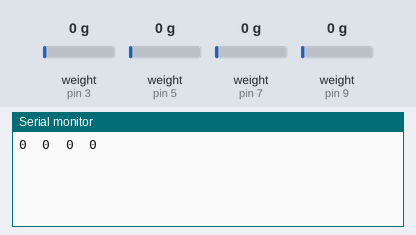
This sketch was run on a simulated Arduino Uno, built with avr-gcc and run on an emulated ATmega328P. Parts: the last lines printed to the serial monitor. Inputs (shaded band) come from the test bench; at power-on: weight on the scale (sensors on pin 3, pin 5, pin 7, pin 9) 0 g.

Above: at 3.3 s.
3.4 s: weight on the scale (sensor on pin 3) set to 100 g
At 5.0 s:
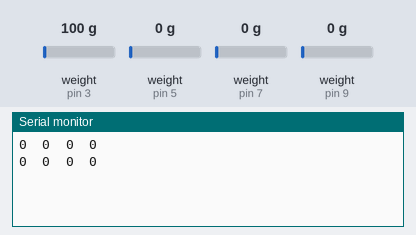
6.1 s: weight on the scale (sensor on pin 5) set to 100 g
At 6.1 s:
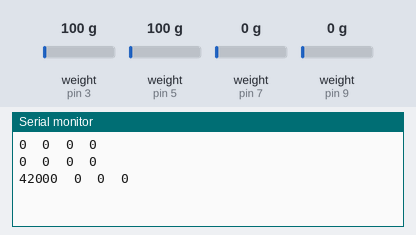
8.8 s: weight on the scale (sensor on pin 7) set to 100 g
At 10.9 s:
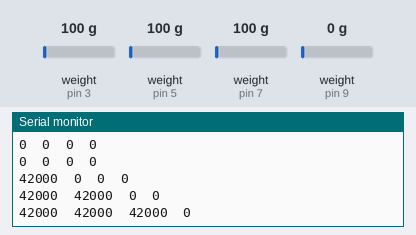
11.5 s: weight on the scale (sensor on pin 9) set to 100 g
At 12.5 s:
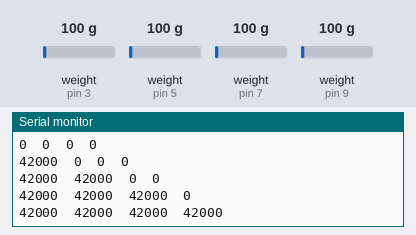
14.2 s: weight on the scale (sensor on pin 3) set to 1250 g
At 16.7 s:
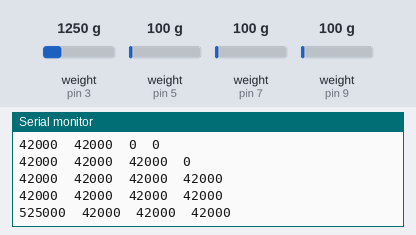
16.9 s: weight on the scale (sensor on pin 5) set to 1250 g
At 18.5 s:
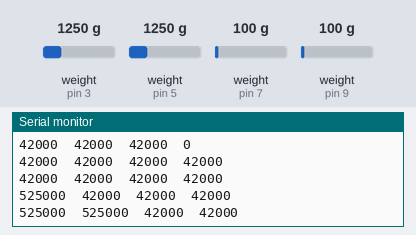
Timing chart, 0 to 20.0 s (numbered marks = the images above; inputs shaded):
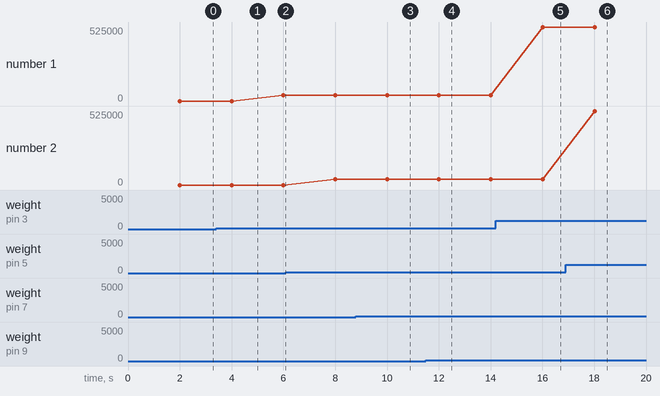

The sketch:

HX711_ADC_data.ino
```cpp
//-------------------------------------------------------------------------------------------
// HX711_ADC_data_only.ino
// This program reads data from HX711 boards to measure voltage across a resistive bridge.
// Arduino UNO allows you to connect up to 4 HX711 boards due to I/O availability.
// The data is sent to a computer through USB using UART interface.
// This scripts requires the "HX711-master" library for Arduino to run which can be found
// in https://github.com/sphanlung/Arduino/blob/master/HX711-master.zip
// For long term data logging see the timed logger for serial data in the
// https://github.com/sphanlung/Python repository
// Date:
// Author:
//-------------------------------------------------------------------------------------------

//User settings
//Sample rate and averaging are constrained by hardware limitations

int sample_average = 5;  // The number of samples to average before printing the value
int sampleRate = 15;     // Sample Rate in Hz
unsigned long loopDelay = 1001;   // Set delay between long-term samples (seconds * 1000).
                         // Delay may need manual calibration to improve time accuracy.
                         // 60050 = 1 sample per minute
                         // 1000  = 10 samples per second


#include "HX711.h"
#define delim "\t"

// Initialize the scales
int DOUT1 = 3;					// Select Arduino GPIO
int CLK1 = 2;
HX711 scale1(DOUT1, CLK1);    	// Optional 3rd argument sets gain. 128, 64, and 32 are your options

int DOUT2 = 5;
int CLK2 = 4;
HX711 scale2(DOUT2, CLK2);

int DOUT3 = 7;
int CLK3 = 6;
HX711 scale3(DOUT3, CLK3);

int DOUT4 = 9;
int CLK4 = 8;
HX711 scale4(DOUT4, CLK4);

long prevMillis;
//unsigned int long loopDelay = 100;

void setup() {
  prevMillis = millis();
  Serial.begin(115200);                          //set serial baud rate
}

void loop()
{
  printValues(sample_average);                    // Sample & print HX711 boards
  while ((millis() - prevMillis) < loopDelay) {}  // Delay
  prevMillis = millis();
}

void printValues(int x) {       // x = number of samples to average
  long s1Val,s2Val,s3Val,s4Val = 0;
  s1Val = scale1.get_units(x);  //Print the value of scale1
  s2Val = scale2.get_units(x);
  s3Val = scale3.get_units(x);
  s4Val = scale4.get_units(x);
  Serial.print(s1Val);          //Print the value of scale1
  Serial.print(delim);
  Serial.print(s2Val);
  Serial.print(delim);
  Serial.print(s3Val);
  Serial.print(delim);
  Serial.print(s4Val);
  Serial.println();            // start a new line
}
```

Measured:
- after the input at 8.8 s, the serial monitor: prints a new line after 1.2 s (image 3)
- after the input at 11.5 s, the serial monitor: prints a new line after 0.51 s (image 4)
- after the input at 14.2 s, the serial monitor: prints a new line after 1.8 s (image 5)
- after the input at 16.9 s, the serial monitor: prints a new line after 1.1 s (image 6)
- plotted number 1: 0 → 42000 after the input at 3.4 s, 42000 → 525000 after the input at 14.2 s
